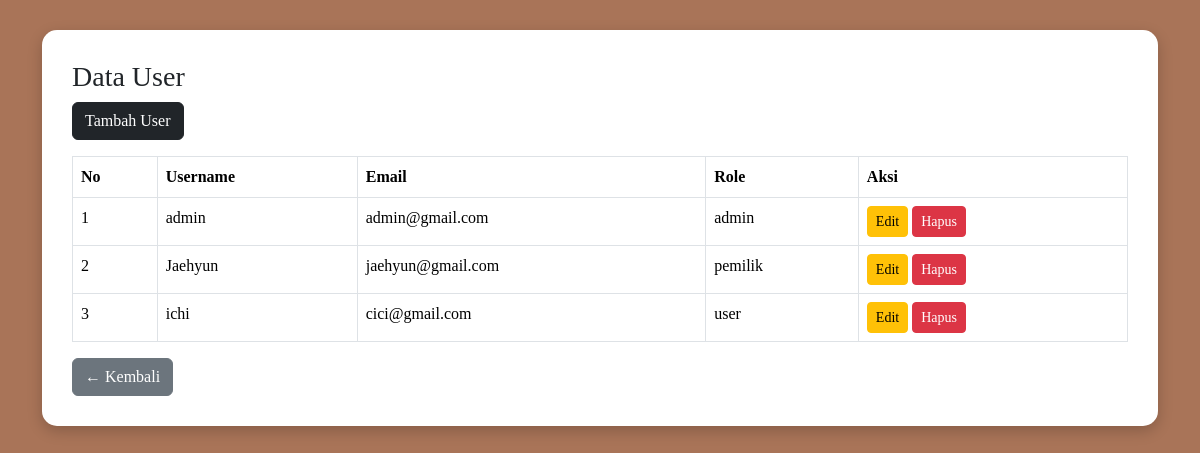
Screenshot of /admin/user.php with the database file from the repository.
### tables this page shows
CREATE TABLE `users` (
  `id_user` int(11) NOT NULL,
  `username` varchar(100) DEFAULT NULL,
  `nama` varchar(100) DEFAULT NULL,
  `email` varchar(100) DEFAULT NULL,
  `password` varchar(255) DEFAULT NULL,
  `role` enum('admin','pemilik','user') DEFAULT NULL
);

### admin/user.php (the view, shortened to what this page needs)
<?php
include "../koneksi.php";
$data = mysqli_query($conn,"SELECT * FROM users");
?>
<!DOCTYPE html>
<html>
<head>
<link rel="stylesheet" href="https://cdn.jsdelivr.net/npm/bootstrap@5.3.2/dist/css/bootstrap.min.css">
</head>
<body>
<div class="container">
<div class="container-box">
<h3>Data User</h3>
<a href="index.php?menu=tambah_user" class="btn btn-dark mb-3">Tambah User</a>
<table class="table table-bordered">
<tr>
<th>No</th>
<th>Username</th>
<th>Email</th>
<th>Role</th>
<th>Aksi</th>
</tr>
<?php
$no=1;
while($d=mysqli_fetch_array($data)){
?>
<tr>
<td><?php echo $no++; ?></td>
<td><?php echo $d['username']; ?></td>
<td><?php echo $d['email']; ?></td>
<td><?php echo $d['role']; ?></td>
<td>
<a href="index.php?menu=edit_user&id=<?php echo $d['id_user']; ?>" class="btn btn-warning btn-sm">Edit</a>
<a href="index.php?menu=hapus_userid=<?php echo $d['id_user']; ?>"
class="btn btn-danger btn-sm"
onclick="return confirm('Yakin hapus user?')">Hapus</a>
</td>
</tr>
<?php } ?>
</table>
    <button onclick =history.back() class="btn btn-secondary md 3">← Kembali</button>
</div>
</div>
</body>
</html>

### admin/user.php (style rules this page uses)
body { background:#a97458; font-family:Poppins; }
.container-box { background:white; padding:30px; margin-top:30px; border-radius:15px; box-shadow:0 5px 15px rgba(0,0,0,0.2); }

### rows the page displays
users: username "admin", email "admin@gmail.com", role "admin"
users: username "Jaehyun", email "jaehyun@gmail.com", role "pemilik"
users: username "ichi", email "cici@gmail.com", role "user"
